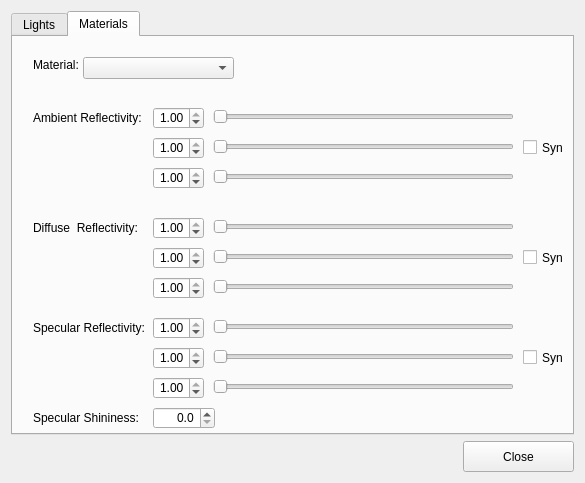
<?xml version="1.0" encoding="UTF-8"?>
<ui version="4.0">
 <class>LightForm</class>
 <widget class="QWidget" name="LightForm">
  <property name="geometry">
   <rect>
    <x>0</x>
    <y>0</y>
    <width>585</width>
    <height>483</height>
   </rect>
  </property>
  <property name="windowTitle">
   <string>Edit Lights &amp; Materials</string>
  </property>
  <layout class="QGridLayout" name="gridLayout">
   <item row="1" column="0">
    <spacer name="horizontalSpacer">
     <property name="orientation">
      <enum>Qt::Horizontal</enum>
     </property>
     <property name="sizeHint" stdset="0">
      <size>
       <width>414</width>
       <height>20</height>
      </size>
     </property>
    </spacer>
   </item>
   <item row="1" column="1">
    <widget class="QPushButton" name="cmdClose">
     <property name="sizePolicy">
      <sizepolicy hsizetype="Fixed" vsizetype="Fixed">
       <horstretch>0</horstretch>
       <verstretch>0</verstretch>
      </sizepolicy>
     </property>
     <property name="minimumSize">
      <size>
       <width>111</width>
       <height>31</height>
      </size>
     </property>
     <property name="text">
      <string>Close</string>
     </property>
    </widget>
   </item>
   <item row="0" column="0" colspan="2">
    <widget class="QTabWidget" name="tabWidget">
     <property name="currentIndex">
      <number>1</number>
     </property>
     <widget class="QWidget" name="tabLight">
      <attribute name="title">
       <string>Lights</string>
      </attribute>
      <widget class="QLabel" name="label_2">
       <property name="geometry">
        <rect>
         <x>170</x>
         <y>16</y>
         <width>61</width>
         <height>21</height>
        </rect>
       </property>
       <property name="text">
        <string>Position:</string>
       </property>
      </widget>
      <widget class="QComboBox" name="cboLight">
       <property name="geometry">
        <rect>
         <x>70</x>
         <y>20</y>
         <width>69</width>
         <height>22</height>
        </rect>
       </property>
      </widget>
      <widget class="QLabel" name="label">
       <property name="geometry">
        <rect>
         <x>20</x>
         <y>20</y>
         <width>61</width>
         <height>16</height>
        </rect>
       </property>
       <property name="text">
        <string>Light:</string>
       </property>
      </widget>
      <widget class="QLabel" name="label_3">
       <property name="geometry">
        <rect>
         <x>230</x>
         <y>40</y>
         <width>161</width>
         <height>16</height>
        </rect>
       </property>
       <property name="text">
        <string>Use toolbar to move lights.</string>
       </property>
      </widget>
      <widget class="QDoubleSpinBox" name="spinLightR">
       <property name="geometry">
        <rect>
         <x>70</x>
         <y>80</y>
         <width>51</width>
         <height>22</height>
        </rect>
       </property>
       <property name="alignment">
        <set>Qt::AlignRight|Qt::AlignTrailing|Qt::AlignVCenter</set>
       </property>
       <property name="maximum">
        <double>1.000000000000000</double>
       </property>
       <property name="singleStep">
        <double>0.010000000000000</double>
       </property>
       <property name="value">
        <double>1.000000000000000</double>
       </property>
      </widget>
      <widget class="QLabel" name="label_12">
       <property name="geometry">
        <rect>
         <x>20</x>
         <y>80</y>
         <width>61</width>
         <height>16</height>
        </rect>
       </property>
       <property name="text">
        <string>Color:</string>
       </property>
      </widget>
      <widget class="QDoubleSpinBox" name="spinLightB">
       <property name="geometry">
        <rect>
         <x>70</x>
         <y>140</y>
         <width>51</width>
         <height>22</height>
        </rect>
       </property>
       <property name="alignment">
        <set>Qt::AlignRight|Qt::AlignTrailing|Qt::AlignVCenter</set>
       </property>
       <property name="maximum">
        <double>1.000000000000000</double>
       </property>
       <property name="singleStep">
        <double>0.010000000000000</double>
       </property>
       <property name="value">
        <double>1.000000000000000</double>
       </property>
      </widget>
      <widget class="QDoubleSpinBox" name="spinLightG">
       <property name="geometry">
        <rect>
         <x>70</x>
         <y>110</y>
         <width>51</width>
         <height>22</height>
        </rect>
       </property>
       <property name="alignment">
        <set>Qt::AlignRight|Qt::AlignTrailing|Qt::AlignVCenter</set>
       </property>
       <property name="maximum">
        <double>1.000000000000000</double>
       </property>
       <property name="singleStep">
        <double>0.010000000000000</double>
       </property>
       <property name="value">
        <double>1.000000000000000</double>
       </property>
      </widget>
      <widget class="QLabel" name="labLightPos">
       <property name="geometry">
        <rect>
         <x>230</x>
         <y>20</y>
         <width>231</width>
         <height>16</height>
        </rect>
       </property>
       <property name="font">
        <font>
         <weight>75</weight>
         <bold>true</bold>
        </font>
       </property>
       <property name="text">
        <string>(0,0,0)</string>
       </property>
      </widget>
      <widget class="QSlider" name="sliderLightR">
       <property name="geometry">
        <rect>
         <x>130</x>
         <y>80</y>
         <width>371</width>
         <height>19</height>
        </rect>
       </property>
       <property name="maximum">
        <number>100</number>
       </property>
       <property name="orientation">
        <enum>Qt::Horizontal</enum>
       </property>
      </widget>
      <widget class="QSlider" name="sliderLightG">
       <property name="geometry">
        <rect>
         <x>130</x>
         <y>110</y>
         <width>371</width>
         <height>19</height>
        </rect>
       </property>
       <property name="maximum">
        <number>100</number>
       </property>
       <property name="orientation">
        <enum>Qt::Horizontal</enum>
       </property>
      </widget>
      <widget class="QSlider" name="sliderLightB">
       <property name="geometry">
        <rect>
         <x>130</x>
         <y>140</y>
         <width>371</width>
         <height>19</height>
        </rect>
       </property>
       <property name="maximum">
        <number>100</number>
       </property>
       <property name="orientation">
        <enum>Qt::Horizontal</enum>
       </property>
      </widget>
      <widget class="QCheckBox" name="chkLightSync">
       <property name="geometry">
        <rect>
         <x>510</x>
         <y>110</y>
         <width>51</width>
         <height>21</height>
        </rect>
       </property>
       <property name="text">
        <string>Sync</string>
       </property>
      </widget>
     </widget>
     <widget class="QWidget" name="tabMaterial">
      <attribute name="title">
       <string>Materials</string>
      </attribute>
      <widget class="QLabel" name="label_8">
       <property name="geometry">
        <rect>
         <x>20</x>
         <y>70</y>
         <width>131</width>
         <height>21</height>
        </rect>
       </property>
       <property name="text">
        <string>Ambient Reflectivity:</string>
       </property>
      </widget>
      <widget class="QLabel" name="label_9">
       <property name="geometry">
        <rect>
         <x>20</x>
         <y>180</y>
         <width>131</width>
         <height>21</height>
        </rect>
       </property>
       <property name="text">
        <string>Diffuse  Reflectivity:</string>
       </property>
      </widget>
      <widget class="QLabel" name="label_10">
       <property name="geometry">
        <rect>
         <x>20</x>
         <y>280</y>
         <width>131</width>
         <height>21</height>
        </rect>
       </property>
       <property name="text">
        <string>Specular Reflectivity:</string>
       </property>
      </widget>
      <widget class="QLabel" name="label_11">
       <property name="geometry">
        <rect>
         <x>20</x>
         <y>370</y>
         <width>131</width>
         <height>21</height>
        </rect>
       </property>
       <property name="text">
        <string>Specular Shininess:</string>
       </property>
      </widget>
      <widget class="QDoubleSpinBox" name="spinMatShininess">
       <property name="geometry">
        <rect>
         <x>140</x>
         <y>370</y>
         <width>62</width>
         <height>22</height>
        </rect>
       </property>
       <property name="alignment">
        <set>Qt::AlignRight|Qt::AlignTrailing|Qt::AlignVCenter</set>
       </property>
       <property name="decimals">
        <number>1</number>
       </property>
       <property name="maximum">
        <double>1000.000000000000000</double>
       </property>
       <property name="singleStep">
        <double>10.000000000000000</double>
       </property>
      </widget>
      <widget class="QDoubleSpinBox" name="spinMatAmbientR">
       <property name="geometry">
        <rect>
         <x>140</x>
         <y>70</y>
         <width>51</width>
         <height>22</height>
        </rect>
       </property>
       <property name="alignment">
        <set>Qt::AlignRight|Qt::AlignTrailing|Qt::AlignVCenter</set>
       </property>
       <property name="maximum">
        <double>1.000000000000000</double>
       </property>
       <property name="singleStep">
        <double>0.100000000000000</double>
       </property>
       <property name="value">
        <double>1.000000000000000</double>
       </property>
      </widget>
      <widget class="QDoubleSpinBox" name="spinMatAmbientG">
       <property name="geometry">
        <rect>
         <x>140</x>
         <y>100</y>
         <width>51</width>
         <height>22</height>
        </rect>
       </property>
       <property name="alignment">
        <set>Qt::AlignRight|Qt::AlignTrailing|Qt::AlignVCenter</set>
       </property>
       <property name="maximum">
        <double>1.000000000000000</double>
       </property>
       <property name="singleStep">
        <double>0.100000000000000</double>
       </property>
       <property name="value">
        <double>1.000000000000000</double>
       </property>
      </widget>
      <widget class="QDoubleSpinBox" name="spinMatAmbientB">
       <property name="geometry">
        <rect>
         <x>140</x>
         <y>130</y>
         <width>51</width>
         <height>22</height>
        </rect>
       </property>
       <property name="alignment">
        <set>Qt::AlignRight|Qt::AlignTrailing|Qt::AlignVCenter</set>
       </property>
       <property name="maximum">
        <double>1.000000000000000</double>
       </property>
       <property name="singleStep">
        <double>0.100000000000000</double>
       </property>
       <property name="value">
        <double>1.000000000000000</double>
       </property>
      </widget>
      <widget class="QDoubleSpinBox" name="spinMatDiffuseR">
       <property name="geometry">
        <rect>
         <x>140</x>
         <y>180</y>
         <width>51</width>
         <height>22</height>
        </rect>
       </property>
       <property name="alignment">
        <set>Qt::AlignRight|Qt::AlignTrailing|Qt::AlignVCenter</set>
       </property>
       <property name="maximum">
        <double>1.000000000000000</double>
       </property>
       <property name="singleStep">
        <double>0.100000000000000</double>
       </property>
       <property name="value">
        <double>1.000000000000000</double>
       </property>
      </widget>
      <widget class="QDoubleSpinBox" name="spinMatDiffuseB">
       <property name="geometry">
        <rect>
         <x>140</x>
         <y>240</y>
         <width>51</width>
         <height>22</height>
        </rect>
       </property>
       <property name="alignment">
        <set>Qt::AlignRight|Qt::AlignTrailing|Qt::AlignVCenter</set>
       </property>
       <property name="maximum">
        <double>1.000000000000000</double>
       </property>
       <property name="singleStep">
        <double>0.100000000000000</double>
       </property>
       <property name="value">
        <double>1.000000000000000</double>
       </property>
      </widget>
      <widget class="QDoubleSpinBox" name="spinMatDiffuseG">
       <property name="geometry">
        <rect>
         <x>140</x>
         <y>210</y>
         <width>51</width>
         <height>22</height>
        </rect>
       </property>
       <property name="alignment">
        <set>Qt::AlignRight|Qt::AlignTrailing|Qt::AlignVCenter</set>
       </property>
       <property name="maximum">
        <double>1.000000000000000</double>
       </property>
       <property name="singleStep">
        <double>0.100000000000000</double>
       </property>
       <property name="value">
        <double>1.000000000000000</double>
       </property>
      </widget>
      <widget class="QDoubleSpinBox" name="spinMatSpecularG">
       <property name="geometry">
        <rect>
         <x>140</x>
         <y>310</y>
         <width>51</width>
         <height>22</height>
        </rect>
       </property>
       <property name="alignment">
        <set>Qt::AlignRight|Qt::AlignTrailing|Qt::AlignVCenter</set>
       </property>
       <property name="maximum">
        <double>1.000000000000000</double>
       </property>
       <property name="singleStep">
        <double>0.100000000000000</double>
       </property>
       <property name="value">
        <double>1.000000000000000</double>
       </property>
      </widget>
      <widget class="QDoubleSpinBox" name="spinMatSpecularB">
       <property name="geometry">
        <rect>
         <x>140</x>
         <y>340</y>
         <width>51</width>
         <height>22</height>
        </rect>
       </property>
       <property name="alignment">
        <set>Qt::AlignRight|Qt::AlignTrailing|Qt::AlignVCenter</set>
       </property>
       <property name="maximum">
        <double>1.000000000000000</double>
       </property>
       <property name="singleStep">
        <double>0.100000000000000</double>
       </property>
       <property name="value">
        <double>1.000000000000000</double>
       </property>
      </widget>
      <widget class="QDoubleSpinBox" name="spinMatSpecularR">
       <property name="geometry">
        <rect>
         <x>140</x>
         <y>280</y>
         <width>51</width>
         <height>22</height>
        </rect>
       </property>
       <property name="alignment">
        <set>Qt::AlignRight|Qt::AlignTrailing|Qt::AlignVCenter</set>
       </property>
       <property name="maximum">
        <double>1.000000000000000</double>
       </property>
       <property name="singleStep">
        <double>0.100000000000000</double>
       </property>
       <property name="value">
        <double>1.000000000000000</double>
       </property>
      </widget>
      <widget class="QComboBox" name="cboMaterial">
       <property name="geometry">
        <rect>
         <x>70</x>
         <y>20</y>
         <width>151</width>
         <height>22</height>
        </rect>
       </property>
      </widget>
      <widget class="QLabel" name="label_14">
       <property name="geometry">
        <rect>
         <x>20</x>
         <y>20</y>
         <width>61</width>
         <height>16</height>
        </rect>
       </property>
       <property name="text">
        <string>Material:</string>
       </property>
      </widget>
      <widget class="QSlider" name="sliderMatAmbientR">
       <property name="geometry">
        <rect>
         <x>200</x>
         <y>70</y>
         <width>301</width>
         <height>19</height>
        </rect>
       </property>
       <property name="maximum">
        <number>100</number>
       </property>
       <property name="orientation">
        <enum>Qt::Horizontal</enum>
       </property>
      </widget>
      <widget class="QSlider" name="sliderMatAmbientG">
       <property name="geometry">
        <rect>
         <x>200</x>
         <y>100</y>
         <width>301</width>
         <height>19</height>
        </rect>
       </property>
       <property name="maximum">
        <number>100</number>
       </property>
       <property name="orientation">
        <enum>Qt::Horizontal</enum>
       </property>
      </widget>
      <widget class="QSlider" name="sliderMatAmbientB">
       <property name="geometry">
        <rect>
         <x>200</x>
         <y>130</y>
         <width>301</width>
         <height>19</height>
        </rect>
       </property>
       <property name="maximum">
        <number>100</number>
       </property>
       <property name="orientation">
        <enum>Qt::Horizontal</enum>
       </property>
      </widget>
      <widget class="QSlider" name="sliderMatDiffuseR">
       <property name="geometry">
        <rect>
         <x>200</x>
         <y>180</y>
         <width>301</width>
         <height>19</height>
        </rect>
       </property>
       <property name="maximum">
        <number>100</number>
       </property>
       <property name="orientation">
        <enum>Qt::Horizontal</enum>
       </property>
      </widget>
      <widget class="QSlider" name="sliderMatDiffuseG">
       <property name="geometry">
        <rect>
         <x>200</x>
         <y>210</y>
         <width>301</width>
         <height>19</height>
        </rect>
       </property>
       <property name="maximum">
        <number>100</number>
       </property>
       <property name="orientation">
        <enum>Qt::Horizontal</enum>
       </property>
      </widget>
      <widget class="QSlider" name="sliderMatDiffuseB">
       <property name="geometry">
        <rect>
         <x>200</x>
         <y>240</y>
         <width>301</width>
         <height>19</height>
        </rect>
       </property>
       <property name="maximum">
        <number>100</number>
       </property>
       <property name="orientation">
        <enum>Qt::Horizontal</enum>
       </property>
      </widget>
      <widget class="QSlider" name="sliderMatSpecularR">
       <property name="geometry">
        <rect>
         <x>200</x>
         <y>280</y>
         <width>301</width>
         <height>19</height>
        </rect>
       </property>
       <property name="maximum">
        <number>100</number>
       </property>
       <property name="orientation">
        <enum>Qt::Horizontal</enum>
       </property>
      </widget>
      <widget class="QSlider" name="sliderMatSpecularG">
       <property name="geometry">
        <rect>
         <x>200</x>
         <y>310</y>
         <width>301</width>
         <height>19</height>
        </rect>
       </property>
       <property name="maximum">
        <number>100</number>
       </property>
       <property name="orientation">
        <enum>Qt::Horizontal</enum>
       </property>
      </widget>
      <widget class="QSlider" name="sliderMatSpecularB">
       <property name="geometry">
        <rect>
         <x>200</x>
         <y>340</y>
         <width>301</width>
         <height>19</height>
        </rect>
       </property>
       <property name="maximum">
        <number>100</number>
       </property>
       <property name="orientation">
        <enum>Qt::Horizontal</enum>
       </property>
      </widget>
      <widget class="QCheckBox" name="chkMatAmbientSync">
       <property name="geometry">
        <rect>
         <x>510</x>
         <y>100</y>
         <width>41</width>
         <height>21</height>
        </rect>
       </property>
       <property name="text">
        <string>Sync</string>
       </property>
      </widget>
      <widget class="QCheckBox" name="chkMatDiffuseSync">
       <property name="geometry">
        <rect>
         <x>510</x>
         <y>210</y>
         <width>41</width>
         <height>21</height>
        </rect>
       </property>
       <property name="text">
        <string>Sync</string>
       </property>
      </widget>
      <widget class="QCheckBox" name="chkMatSpecularSync">
       <property name="geometry">
        <rect>
         <x>510</x>
         <y>310</y>
         <width>41</width>
         <height>21</height>
        </rect>
       </property>
       <property name="text">
        <string>Sync</string>
       </property>
      </widget>
     </widget>
    </widget>
   </item>
  </layout>
 </widget>
 <tabstops>
  <tabstop>cboLight</tabstop>
  <tabstop>spinLightR</tabstop>
  <tabstop>spinLightG</tabstop>
  <tabstop>spinLightB</tabstop>
  <tabstop>cboMaterial</tabstop>
  <tabstop>spinMatAmbientR</tabstop>
  <tabstop>spinMatAmbientG</tabstop>
  <tabstop>spinMatAmbientB</tabstop>
  <tabstop>spinMatDiffuseR</tabstop>
  <tabstop>spinMatDiffuseG</tabstop>
  <tabstop>spinMatDiffuseB</tabstop>
  <tabstop>spinMatSpecularR</tabstop>
  <tabstop>spinMatSpecularG</tabstop>
  <tabstop>spinMatSpecularB</tabstop>
  <tabstop>spinMatShininess</tabstop>
  <tabstop>cmdClose</tabstop>
  <tabstop>sliderLightG</tabstop>
  <tabstop>sliderLightB</tabstop>
  <tabstop>sliderLightR</tabstop>
  <tabstop>tabWidget</tabstop>
  <tabstop>sliderMatAmbientR</tabstop>
  <tabstop>sliderMatAmbientG</tabstop>
  <tabstop>sliderMatAmbientB</tabstop>
  <tabstop>sliderMatDiffuseR</tabstop>
  <tabstop>sliderMatDiffuseG</tabstop>
  <tabstop>sliderMatDiffuseB</tabstop>
  <tabstop>sliderMatSpecularR</tabstop>
  <tabstop>sliderMatSpecularG</tabstop>
  <tabstop>sliderMatSpecularB</tabstop>
 </tabstops>
 <resources/>
 <connections/>
</ui>
